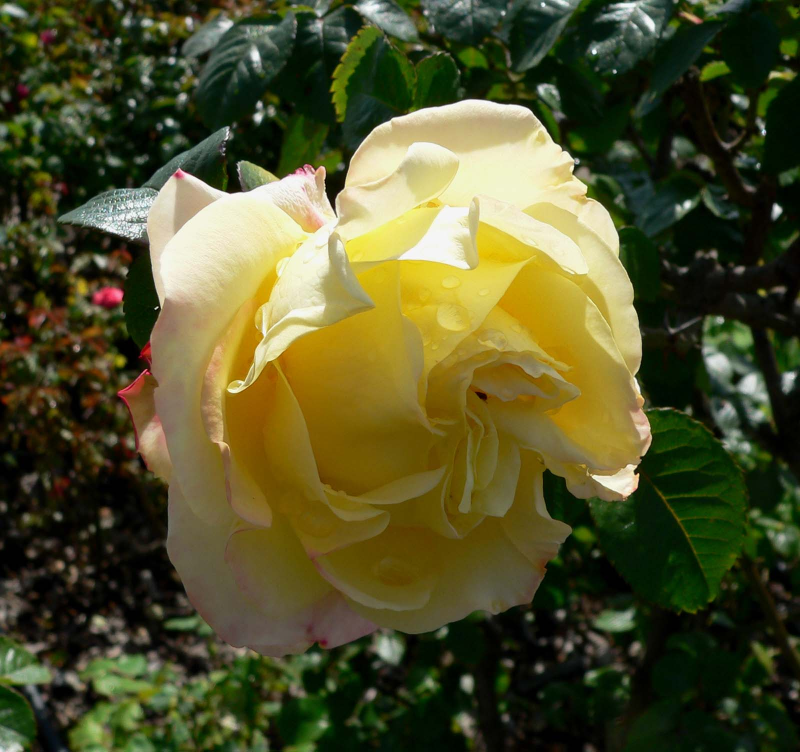
#> input picture docs/14_pca_svd/Rosa_Peer_Gynt_1.jpg, 1600 x 1503 px (shown at 1/2 size)
$ jupyter execute --allow-errors pca_2.ipynb   (shell and % lines are left out)
#> lines starting #> are read from the running program, lines starting #| are printed output that depends on the picture
# Снижение размерности данных

## Мотивация

### Проклятие размерности (The curse of dimensionality)

Одна из ключевых проблем машинного обучения и наук о данных в целом - проблема высокой размерности данных. Мы уже встречали случаи, когда размерность исходных векторов, описывающих объект выборки, могла достигать десятков тысяч, а в перспективе - сотен тысяч и даже миллионов координат. Я говорю о примере векторизации текстов методом TF-IDF (см. [лекцию о линейных классификаторах](https://colab.research.google.com/drive/1xjX_YnXcRr8HSiYLByMHxEIAADqs7QES?usp=share_link)).

Высокая размерность данных накладывает массу негативных эффектов. Иногда совокупность этих эффектов называют **"Проклятием размерности"**, этот термин приписывается Ричарду Беллману. Обсудим некоторые из них, опираясь в частности на примеры, приведенные Кристофером Бишопом в его книге "Pattern Recognition and Machine Learning".

Представим, что мы хотим построить некоторый алгоритм классификации, способный разделить пространство наших признаковых описаний на некие *регулярные ячейки*. Под ***регулярными ячейками*** здесь подразумевается обобщение куба, ребра которого параллельны осям координат, на пространства любых размерностей. То есть в одномерном случае регулярной ячейкой будет отрезок, в двумерном - квадрат, в трехмерном - куб и тд. Каждая ячейка хранит в себе некоторый набор данных, представленный совокупностью точек тренировочного датасета, попавших в эту ячейку, выбор же класса в каждой ячейке происходит при помощи голосования всех объектов, попавших в эту ячейку. Несложно заметить, что описанный алгоритм представляет собой вариацию решающего дерева.

Можно также заметить, что *сложность построения* такого алгоритма и его использования будет расти экспоненциально* с ростом размерности пространства (см. рисунок).

* Под ***сложностью алгоритма*** подразумевается количество базовых арифметических операций (⋅, /, +, -), которые придётся совершить компьютеру для реализации алгоритма

Экспоненциально так же будет расти и сложность любых алгоритмов, основанных на ***методе "применения грубой силы"*** (*brootforce*, так обычно называют алгоритмы, основанные на переборе и подсчете некоторых статистик по всей выборке). Мы не всегда используем в жизни именно такие алгоритмы, однако, во-первых, встречаются они все же довольно часто, а во-вторых, скорость роста сложности других алгоритмов бывает пропорциональна скорости роста сложности brootforce.

Помимо этой проблемы, возникают еще и следующие:

* В случае, когда размерность выборки превышает число объектов в ней, алгоритм неминуемо переобучается. Излишние координаты приводят к переобучению, даже когда размерность ниже, чем мощность выборки.

* Во многих алгоритмах мы прибегаем к понятию *расстояния между объектами*. Лишние координаты влияют на расстояние, но в случае, когда они не несут полезной информации, они представляют собой шум, сбивающий актуальность измеренного расстояния между объектами.

Таким образом, мы приходим к необходимости снижения размерности признакового описания объектов.
То есть наша задача - разработать такую функцию $F$, способную из матрицы $X$ размерности $N \times M$ сделать матрицу $\hat{X}$ размерности $N \times K$, $M>K$ без существенных потерь информации.

Требование несущественности потерь информации можно выразить, например, следующим образом, для преобразования:

$$F: R^{N \times M} \rightarrow R^{N \times K}$$

должно существовать обратное преобразование:

$$F^{-1}: R^{N \times K} \rightarrow R^{N \times M}$$ такое, что $F^{-1}(F(X)) ≈ X$

Сегодня мы рассмотрим популярные способы построения таких преобразований.

# Сингулярное разложение

Сингулярное разложение матрицы, или **Singular Value Decomposition**, кратко SVD - это представление прямоугольной матрицы в виде произведения трех матриц специального вида

$$A = U ΣV^T$$

Матрица $A$ представима в виде произведения следующих матриц:
- $U$ ($UU^{T}=I$, где $I$ — единичная матрица)) — унитарная матрица.
- $V$ ($VV^{T}=I$) — унитарная матрица.
- $\Sigma$ — прямоугольная диагональная матрица, то есть $\Sigma _{{ij}}=0$, если $i \neq j$.

Элементы на диагонали матрицы $\Sigma$ называются *сингулярными числами* и обозначаются $\sigma_i$. ***Сингулярные числа*** - это корни из собственных значений матрицы $A^TA$, они играют важную роль в задачах понижения размерности.

***Унитарная матрица*** (упрощенное определение, подробнее см. [ссылку](https://ru.wikipedia.org/wiki/Унитарная_матрица)) - это  матрица, результат умножения которой на транспонированную матрицу равен единичной матрице.

Давайте посмотрим, как выглядит SVD разложение прямоугольной матрицы $A$.

Основное применение SVD разложения:
- фильтрация шума
- выявление линейных зависимостей в данных
- уменьшения размерности

Замечательное свойство сингулярного разложения матриц заключается в том, что оно существует для любой матрицы. Однако, для больших матриц применяют приближенные матричные разложения из-за того, что SVD разложение работает довольно медленно.

Далее мы будем рассматривать только SVD разложение.

Если вы хотите познакомиться с другими методами матричного разложения, а также немного углубиться в вычислительную линейную алгебру, вы можете посмотреть материалы курса ["Математика для анализа данных"](https://teach-in.ru/course/mathematics-for-data-analysis-p1) Ивана Оселедца и Александра Катруцы, размещенные на платформе teach-in.

## SVD-преобразование
Сингулярное разложение позволяет из исходной матрицы получить приближенную, взяв только первые $k$ столбцов из соответствующих матриц. Если элементы матрицы $\Sigma$ упорядочены по невозрастанию, то выражение для приближенной матрицы $A_{k}$ выглядит следующим образом:

$$A_{k}=U_{k} \Sigma_{k} V_{k}^{T}$$

где матрицы $U_k$, $\Sigma_{k}$ и $V_{k}$ получаются из соответствующих матриц в сингулярном разложении матрицы A обрезанием до ровно $k$ первых столбцов.

Оказывается, что такое преобразование даёт возможность снизить размерность задачи, потеряв наименьшее количество информации. Выкидывая элементы матриц $U$ и $V$, отвечающие малым сингулярным значениям, мы можем не только не потерять содержательную информацию, но даже избавиться от шума в данных.

## Геометрический смысл SVD*

SVD-разложение матрицы имеет и геометрическую интерпретацию. Эта интерпретация имеет смысл, если мы представляем себе разлагаемую матрицу $A$, как некоторый линейный оператор. Как известно из базового курса аналитической геометрии или линейной алгебры, линейное преобразование координат можно заменить композицией поворотов и растяжений вдоль определённых осей. В случае SVD-разложения операторы $U$ и $V^T$ представляют из себя операторы поворота, в то время как оператор $Σ$ с соответствующей ему диагональной матрицей отвечают, конечно, за растяжение вдоль осей, совпадающих по направлению с собственными векторами матрицы $AA^T$. Коэффициенты растяжения в свою очередь совпадают с сингулярными значениями матрицы оператора $A$.

###Замечание

Сам факт соответствия маленьким сингулярным значениям неинформативных координат может быть не вполне очевиден. На этот вопрос можно взглянуть с геометрической точки зрения: как мы выяснили, SVD-разложение представляет разложение по собственным векторам матрицы $AA^T$ с коэффициентами, равными сингулярным значениям. Маленькие сингулярные значения в этом случае сильно занижают отклонение вектора в многомерном пространстве по отношению к соответствующей оси, а значит эта ось может быть отброшена.

С другой стороны, можно подойти к этому вопросу с численной точки зрения: дело в том, что обнуление достаточно малых значений $σ_i$ на диагонали матрицы $Σ$ очень мало повлияют на отличие восстановленной матрицы $A^*$ от исходной $A$. Если считать норму отклонения восстановленной матрицы от исходной $||A^* - A||$ мерой потери информации, то чем меньшие значения $σ_i$ мы обнулим, тем меньше информации мы действительно потеряем.

Подробнее о связи маленьких сингулярных значений с потерей информации можно прочитать, например, [тут](http://www.machinelearning.ru/wiki/index.php?title=Метод_Белсли)

# Примеры применения SVD-разложения

## Cжатие изображений
Одна из самых популярных областей применения SVD-разложения - это сжатие данных. Как мы отметили ранее, SVD-преобразование устроено так, что отбрасывая компоненты, ассоциированные с наименьшими по модулю сингулярными значениями, мы теряем немного существенной информации, а зачастую можем потерять всего-навсего шум, не представляющий для нас особенной ценности. По этой причине мы можем сжимать различные объекты, избегая серьёзного ухудшения качества их представления. Одним из самых репрезентативных примеров такого подхода - это сжатие изображений.

Конечно, изображение само по себе - это объект не математический. Цифровизация изображения позволяет представить его в виде набора пикселей. Такой набор представляет из себя в общем случае набор из нескольких матриц (например, в случае популярной кодировки RGB (Red, Green, Blue) хранится 3 такие матрицы, каждая отвечает своему цвету). Мы же ради простоты рассмотрим случай, когда матрица у нас имеется всего одна. Так бывает, когда изображение, с которым мы работаем, чёрно-белое. Тогда единственный цвет, интенсивность которого мы должны хранить - это серый. То есть чёрно-белое изображение мы можем представить в виде матрицы $A$ интенсивностей серого цвета, к которой в свою очередь мы можем применить SVD-преобразование.

[cell 1]
# """
# Технические функции для упрощения работы с Google Colab
# """

from IPython.display import display
# from google.colab import output

# """
# Необходимые модули
# """
import numpy as np
import pandas as pd
import matplotlib.pyplot as plt

# Отображение графиков в браузере

[cell 2]
# Загрузим изображение розы с Wikipedia
# ! wget "https://upload.wikimedia.org/wikipedia/commons/d/db/Rosa_Peer_Gynt_1.jpg"
# output.clear()

Так как картинка содержит три канала: красный (R), зеленый (G), синий (B), сконвертируем ее в черно-белое изображение, чтобы получить матрицу.

Для ээтого воспользуемся функцией `.convert()` довольно известной библиотеки *Python Image Library (PIL)*, предназначенной специально для работы с графическими данными в Python.

[cell 3]
from PIL import Image

# Переопределение имени класса интерактивной оболочки Jupyter
get_ipython().__class__.__name__ = "ZMQInteractiveShell"

filename = "Rosa_Peer_Gynt_1.jpg"
img = Image.open(filename).convert("L")
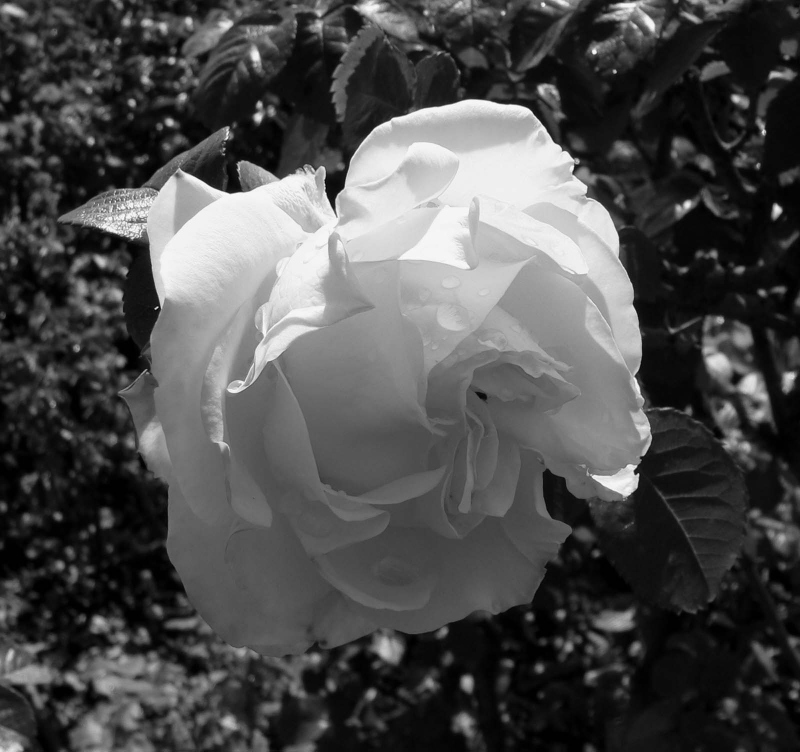
#> img: PIL image 1600x1503 L (shown at 1/2 size); min 0, max 255, mean 76.5
print(img.size)
#| (1600, 1503)

[cell 4]
scale = 0.3
display(img.resize((int(img.width * scale), int(img.height * scale))))
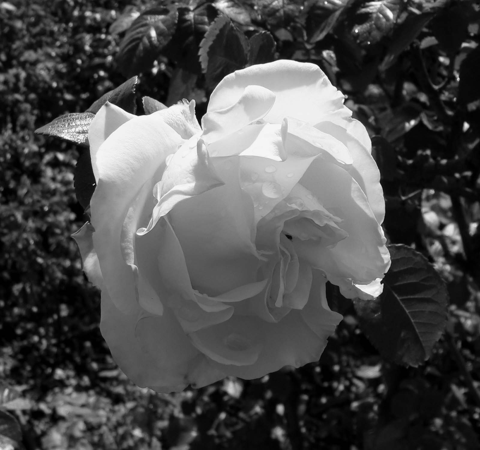
#> shown: PIL image 480x450 L; min 0, max 255, mean 76.5

[cell 5]
img_array = np.asarray(img)
img_array.shape
#> Out = (1503, 1600)

[cell 6]
plt.rcParams["font.size"] = 12
fg_color = "black"
bg_color = "white"

#> (the rest of this cell did not finish here and is left out)

Итак, мы разобрались с тем, как представлено изображение в виде массива. На текущий момент изображение хранится в переменной `img_array`. Самое время понять, как сделать SVD-преобразование.

[cell 7]
def svd_transformation(A, n_comps):
    # Выполняем SVD разложение с помощью функции np.linalg.svd()
    U, D, V = np.linalg.svd(A)

    # Обрезаем матрицы согласно n_comps
    U_cuted = U[:, :n_comps]
    D_cuted = np.diag(D[:n_comps])
    V_cuted = V[:n_comps, :]

    # Выполняем матричное умножение
    transformed = U_cuted @ D_cuted @ V_cuted

    return transformed

Теперь попробуем получить изображения при помощи сжатия размерности исходной матрицы до 50, 100, 150 и 200 компонент.

#> (a cell that did not finish here is left out)

[cell 9]
img_array

Несложно заметить очевидную тенденцию: качество изображения растёт с увеличением числа компонент. Однако даже при крайне низком числе компонент `n_comp = 50` изображение, полученное при помощи сжатия исходного, вполне читаемое, хотя и не слишком отчетливое.

## Анализ текстов

Рассмотрим также модельный пример анализа текста статей. Рассмотрим 4 статьи на 4 различные темы. Пусть про каждую статью известно, какие слова в ней употребляются.

Нам даны 4 темы:
* Сноуборд
* Хоккей
* Фигурное катание
* Плавание

Соответственно есть набор слов, встречающихся в этих статьях: 'снег', 'гора', 'лёд', 'шайба', 'опасность'.

Составим таблицу, в которой каждой колонке будет отвечать определённая статья, а каждой строке - слово. Элемент с индексами i, j этой таблице $a_{ij}$ представляет из себя количество появлений слова $i$ в статье $j$. Это один из достаточно стандартных способов описания корпуса текстов.

*Замечание: мы не используем здесь примеры настоящих статей, поскольку результат получится не столь репрезентативным, для нас же важно показать идею метода.

[cell 10]
import pandas as pd
import numpy as np
import matplotlib.pyplot as plt

# Статьи:
# 1 - Сноубординг
# 2 - Хокей
# 3 - Фигурное катание
# 4 - Плавание

c_names = ["статья_1", "статья_2", "статья_3", "статья_4"]
words = ["снег", "гора", "лёд", "шайба", "опасность"]

post_words = pd.DataFrame(
    [[4, 4, 6, 2], [6, 1, 0, 5], [3, 0, 0, 5], [0, 6, 5, 1], [0, 4, 5, 0]],
    index=words,
    columns=c_names,
)
post_words.index.names = ["слово"]
post_words

Матрицы $U$ и $V$ сингулярного разложения в каком-то смысле можно рассматривать как векторные представления исходных текстов. Например, текущая матрица $V$ даёт довольно чёткие представления о схожести статей 3 и 4. Такие векторы иногда называют **эмбеддингами**.

[cell 11]
# Выполняем SVD разложение DataFrame post_words
U, D, V = np.linalg.svd(post_words)

# Создаем новый DataFrame из матрицы V
V_df = pd.DataFrame(V, columns=c_names)

# Выводим результат
V_df

При анализе информативности компонент разложения (а под компонентами мы подразумеваем по сути координаты признакового описания после преобразования) мы можем опереться на соответствующие им сингулярные значения. Чем больше сингулярное значение $σ_i$, тем более информативна компонента. Часто пользуются следующим критерием:

Рассмотрим соотношение $$E_m = \frac{∑\limits_{i=1}^mσ_i}{∑\limits_{j=1}^Nσ_j}$$
Где N - исходная размерность пространства признаков.
В случае, если $E_m$ - достаточно большое, мы можем отбросить все последующие компоненты, поскольку даже взятых $m$ штук хватает для исчерпывающего описания данных.

Заметим, что в нашем случае первые две компоненты несут основную информацию, остальные несут незначительную информацию, которую можно отбросить.

*Замечание: иногда рассматривается альтернативная величина $E_m = \frac{∑\limits_{i=m}^Nσ_i}{∑\limits_{j=1}^Nσ_j}$. В этом случае резкое снижение $E_m$ при росте $m$ будет служить сигналом о неинформативности последующих компонент. Тогда их можно отбросить. Такой критерий часто называют критерием крутого склона.

[cell 12]
D

[cell 13]
E2 = np.sum(D[:2]) / np.sum(D)
print(E2)

Найдем приближенную матрицу $A$, используя только первые $2$ столбца каждой матрицы в SVD разложении.

[cell 14]
n_approx = 2
# Применяем SVD преобразование к DataFrame post_words
A_approx = svd_transformation(post_words, n_approx)

# Создаем новый DataFrame из A_approx
result_df = pd.DataFrame(A_approx, index=words, columns=c_names)

# Выводим результат
result_df

Оценим ошибку относительно исходной матрицы $A$

[cell 15]
(post_words - A_approx)/(post_words)

По значениям матрицы $V$ можно даже сделать определённые выводы о принадлежности текстов темам.

Для наглядности визуализируем числа и посмотрим на строки

[cell 16]
# Настройка отображения графиков в Jupyter Notebook
import matplotlib.pyplot as plt

# Настройки осей
plt.xticks(range(len(c_names)))
#> (this line was passed over: IPython is not available in this run)
plt.yticks(range(len(words)))
#> (this line was passed over: IPython is not available in this run)


#> (the rest of this cell did not finish here and is left out)

Видно, насколько разные темы в зависимости от количества вхождений различных слов

[cell 17]
pd.DataFrame(U[:,1], index=words)

## Применение в рекомендательных системах*

Матричные разложения широко применяются в рекомендательных системах. Конечно, сейчас разработаны более сложные алгоритмы, многие из которых основанные на нейронных сетях.

Однако, старая добрая "классика" тоже иногда применяется на практике, например, в алгоритмах рекомендации видео на Youtube, Kinopoisk, Netflix.

Одним из самых известных датасетов для оценки рекомендательных алгоритмов является [MovieLens](https://grouplens.org/datasets/movielens/).

Подробно про рекомендательные системы вам расскажут в одной из будущих лекций.

В данном случае будет искать приближенную матрицу $A^*$ в виде произведения двух матриц $U'$ и $V'$:
$$A^* \sim U' V'^{T}$$

Погрешность SVD разложения будем оценивать следующим образом:
$$ e_{i,j} = A_{i,j} - A^*_{i,j} $$

Минимизируем следующую сумму квадратов, используя известные значения матрицы. Добавим к ошибке дополнительные слагаемые, умноженные на $\gamma$ - такой подход называется регуляризацией. Он применяется, когда необходимо задать определенные свойства решения, которое мы хотим найти:
$$ min(\sum_{i,j} ({e_{i,j}})^2 + \gamma ( \sum_{i,j} ({u_{i,j}})^2 + \sum_{i,j} ({v_{i,j}})^2 ))$$

Без регуляризации может быть взрывной рост у значений $u_{i,j}$ и $v_{i,j}$.

Для поиск значений матрицы $U'$ и $V'$ применяется итеративный алгоритм - метод градиентного спуска.

# Метод главных компонент

Метод главных компонент (Principal component analysis, PCA) – один из основных методов сокращения размерности данных, используемых в машинном обучении. Сокращение размерности применяется для того, чтобы найти наиболее важные признаки в альтернативном признаковом пространстве.

Метод главных компонент был предложен в 1901 году Карлом Пирсоном. Карл Пирсон - один из наиболее известных ученых, занимавшихся математической статистикой. Широко известен предложенный им способ количественного измерения статистической взаимосвязи двух или более случайных величин - коэффициент корреляции Пирсона, или просто коэффициент корреляции.

PCA по своей сути представляет unsupervised-алгоритм, то есть не требует никакой предварительной разметки данных.

PCA применяется не только для снижения размерности данных, но и для визуализации данных, фильтрации шума, выделение главных признаков, генерация новых признаков.

Но в данной лекции мы рассмотрим случай снижения размерности.
В рамках PCA мы работаем с довольно интуитивным предположением о том, что информативность некоторого подпространства в пространстве признакового описания объектов описывается дисперсией проекции данных на это подпространство.

Метод главных компонент находит такую проекцию данных на пространство меньшей размерности, которая максимально сохраняет дисперсию данных.

Для лучшего понимания PCA представим себе такую ситуацию:

Пусть фактор $X_1$ описывает максимальную скорость автомобиля, а фактор $X_2$ - объем его двигателя. Некоторое агенство провело исследование и заметило 2 следующие закономерности:

* Никто не производит автомобили с большим объемом двигателя и маленькой максимальной скоростью, или же наоборот. Обычно объем двигателя коррелирует с максимальной скоростью.

* Предыдущий вывод объясняется тем, что дорогие машины имеют лучшие характеристики по обоим факторам, а дешевые - худшие также по обоим. Бывают небольшие отклонения от этой закономерности, но они по большей части статистически незначимы

Описанная ситуация проиллюстрирована на рисунке выше.

Теперь представим, что мы составляем модель для предсказания стоимости автомобиля на основании этих двух факторов. Есть ли для нас необходимость рассматривать ооба эти фактора, чтобы сделать вывод о стоимости автомобиля?

Оказывается, мы можем обойтись всего одним признаком. Например, нам о многом скажет уже сумма $X_1$ + $X_2$, поскольку у дорогих машин она окажется большой, а у дешевых - маленькой. А вот признак $X_1 - X_2$ окажется совершенно не информативным, ведь и для дорогих машин, и для дешевых это значение будет низким в силу первого наблюдения.

То есть от признаков $X_1$ и $X_2$ мы перешли к признакам $Y_1 = X_1 + X_2$ и $Y_2 = X_1 - X_2$, среди которых нам интересен только признак $X_1$. Почему он нам интересен? Потому что вдоль оси $Y_1$ будет большой разброс значений, ведь в нашей выборке есть и дешевые автомобили, для которых $Y_1$ маленький, и дорогие, для которых $Y_1$ большой. Чего не скажешь про $Y_2$, который мал для обоих типов автомобилей, а также для любых промежуточных и почти не несёт информации. Геометрически это преобразование означает поворот оей координат в исходном пространстве, примерно как показано на рисунке. Именно это и делает PCA - находит преобразование, позволяющее оценить информативность каждого нового признака засчёт разброса значений вдоль новых осей координат.

## Демонстрация PCA

Первым делом сформмируем синтетическую выборку, на которой можно продемонстрировать работу PCA.

[cell 18]
import seaborn as sns
import matplotlib.pyplot as plt
sns.set_theme()

rst = np.random.RandomState(1)
plt.figure(figsize=(15,10))
#> (this line was passed over: IPython is not available in this run)
X = np.dot(rst.rand(2, 2), rst.randn(2, 200)).T
plt.scatter(X[:, 0], X[:, 1], color="red")
#> (this line was passed over: IPython is not available in this run)
plt.axis('equal')
#> (this line was passed over: IPython is not available in this run)

Алгоритм PCA реализован в библиотеке `sklearn` в модуле `decomposition`.

В качестве аргумента PCA ожидает `n_components` - число компонент, которые мы хотим оставить, то есть размерность пространства, в которое мы переходим.

PCA - это алгоритм преобразования данных, поэтому для его использования можно воспользоваться стандартным синтаксисом `sklearn` для transformers, то есть вызывать функции `.fit()` и `.transform()`

[cell 19]
from sklearn.decomposition import PCA

pca = PCA(n_components=2)
pca.fit(X)

Посмотрим, как выглядят главные компоненты, обратившись к следующим атрибутам `PCA`:
- `components` - векторы, отвечающие новой системе координат
- `explained_variance` - длины векторов, соответствующие дисперсии выбрки вдоль данного направления

[cell 20]
print(pca.components_)
print(pca.explained_variance_)

Визуализируем этот результат

[cell 21]
import seaborn as sns
import matplotlib.pyplot as plt


def draw_vector(v0, v1, ax=None):
    ax = ax or plt.gca()
    arrowprops=dict(arrowstyle='->',
                    linewidth=2,
                    shrinkA=0,
                    shrinkB=0,
                    color='black')
    ax.annotate('', v1, v0, arrowprops=arrowprops)


plt.figure(figsize=(15,10))
#> (this line was passed over: IPython is not available in this run)
plt.scatter(X[:, 0], X[:, 1], alpha=0.5, color="red")
#> (this line was passed over: IPython is not available in this run)
